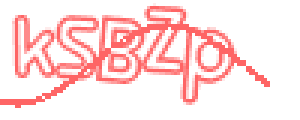
#> input picture test/opencvTest/verify_code.png, 100 x 40 px (shown 3 times larger)
$ python littleTest.py
#> lines starting #> are read from the running program, lines starting #| are printed output that depends on the picture; after the words box and inside, x2 and y2 are one past the last pixel; in counts of white or black regions, pixels touching at a corner belong together
import time
from aip import AipOcr
import cv2
import numpy as np
from matplotlib import pyplot as plt


def get_file_content(filePath):
    with open(filePath, 'rb') as fp:
        return fp.read()


if __name__ == '__main__':
    img_path = r'verify_code.png'
    # 灰度读取
    img = cv2.imread(img_path, cv2.IMREAD_GRAYSCALE)
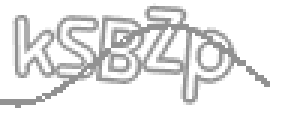
#> img: shape (40, 100) (shown 3 times larger); min 146, max 255, mean 233.1
    ret, binary = cv2.threshold(src=img, thresh=0, maxval=255, type=cv2.THRESH_BINARY | cv2.THRESH_TRIANGLE)
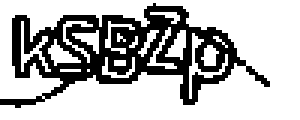
#> binary: shape (40, 100) (shown 3 times larger); 71.2% white; black in thin lines or dots, all inside (x1, y1, x2, y2) = (0, 1, 90, 36)
#> ret = 253
    print("threshold value %s" % ret)
#| threshold value 253.0
    cv2.imwrite('grey.png', binary)
    grey = cv2.imread('grey.png')

    edges = cv2.Canny(grey, 30, 100, apertureSize=3)
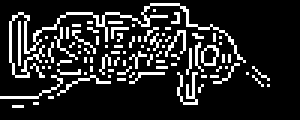
#> edges: shape (40, 100) (shown 3 times larger); 15.1% white in thin lines or dots, all inside (x1, y1, x2, y2) = (0, 1, 90, 36)

    minLineLength = 30  # height/32
    maxLineGap = 5  # height/40
    lines = cv2.HoughLinesP(edges, 1, np.pi / 180, 30, minLineLength, maxLineGap)
#> lines = [[20, 24, 26, 23]]
    line = lines[:, 0, :]
#> line = [[20, 24, 26, 23]]
    print(line)
#| [[20 24 26 23]]

    for x1, y1, x2, y2 in line:
        cv2.line(grey, (x1, y1), (x2, y2), (0, 255, 0), 2)
#> this loop made 1 pass
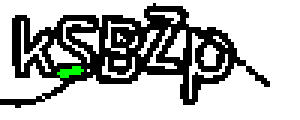
#> grey: shape (40, 100, 3) (shown 3 times larger); mean B, G, R 181, 182.4, 181
    cv2.imshow('result', grey)
    k = cv2.waitKey(0)  # waitkey代表读取键盘的输入，括号里的数字代表等待多长时间，单位ms。 0代表一直等待
#> (key Esc is pressed here)
    if k == 27:  # 键盘上Esc键的键值
        cv2.destroyAllWindows()
